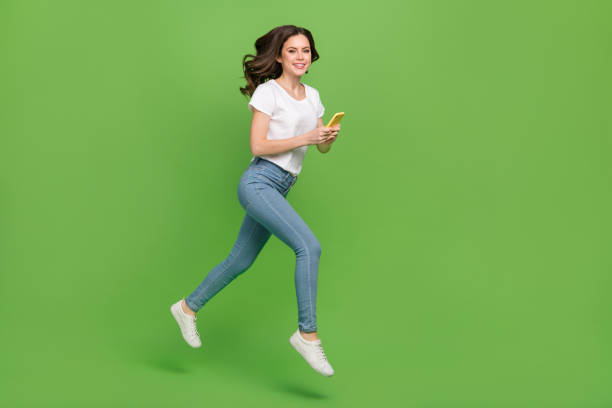
//> input picture tp02/tp02_src/input/fond_vert_01.jpeg, 612 x 408 px
$ ./tp2_exo2 ../input/fond_vert_01.jpeg   (built with g++ and OpenCV 4)
//> lines starting //> are read from the running program, lines starting //| are printed output that depends on the picture
#include <opencv2/core/core.hpp>
#include <opencv2/imgproc/imgproc.hpp>
#include <opencv2/highgui/highgui.hpp>

#include <iostream>


//////////////////////////////////////////////////////////////////////////////////
void apply_component_scale(const cv::Mat &input, cv::Mat &output, const float b, const float g, const float r){

  output = input.clone(); // this is how opencv makes a copy of an image (don't use the operator '=' alone)

  for(int i=0; i<input.rows; ++i)
    for(int j=0; j<input.cols; ++j){
      output.at<cv::Vec3b>(i,j)[0] = (unsigned char) cv::saturate_cast<uchar>(input.at<cv::Vec3b>(i,j)[0] * b);
      output.at<cv::Vec3b>(i,j)[1] = (unsigned char) cv::saturate_cast<uchar>(input.at<cv::Vec3b>(i,j)[1] * g);
      output.at<cv::Vec3b>(i,j)[2] = (unsigned char) cv::saturate_cast<uchar>(input.at<cv::Vec3b>(i,j)[2] * r);
    }
}


//////////////////////////////////////////////////////////////////////////////////
cv::Point3d grayWorld(const cv::Mat &image)
{
  float r=0;
  float g=0;
  float b=0;

  for(int i =0;i<image.rows; i++){
    for(int j= 0; j<image.cols; j++){
      r += image.at<cv::Vec3b>(i,j)[2];
      g += image.at<cv::Vec3b>(i,j)[1];
      b += image.at<cv::Vec3b>(i,j)[0];
    }
  }
  return cv::Point3d(g/b, 1, g/r);
}
//////////////////////////////////////////////////////////////////////////////////


//////////////////////////////////////////////////////////////////////////////////////////////////
int main(int argc, char ** argv)
{
  // check arguments
  if(argc != 2){
    std::cout << "usage: " << argv[0] << " image" << std::endl;
    return -1;
  }

  // load the input image
  std::cout << "load image ..." << std::endl;
  cv::Mat image = cv::imread(argv[1]);
//> image is the input picture: 408 rows x 612 cols, CV_8UC3; mean B, G, R 81.8, 173, 117.6
  if(image.empty()){
    std::cout << "error loading " << argv[1] << std::endl;
    return -1;
  }
  std::cout << "image size : " << image.cols << " x " << image.rows << std::endl;
//| image size : 612 x 408

  // display the image
  cv::namedWindow("une image");
  //cv::moveWindow("une image", 2000,20);
  cv::imshow("une image", image);
  std::cout << "appuyer sur une touche ..." << std::endl;
  cv::waitKey();

  // auto white balance here ...
  cv::Point3d wb = grayWorld(image);
//> the loop in grayWorld, `for(int i =0;i<image.rows; i++)` made 408 passes
//> (r, g, b) on passes 1 to 3: (77599, 112355, 53247), (155198, 224710, 106494), (232797, 337065, 159741)
//> after the loop in grayWorld, `for(int i =0;i<image.rows; i++)`: r = 29369076; g = 43185936; b = 20418914
//> wb = Point3(2.11, 1, 1.47)
  cv::Mat output;
  apply_component_scale(image, output, wb.x, wb.y, wb.z);
//> after the loop in apply_component_scale, `for(int i=0; i<input.rows; ++i)`:
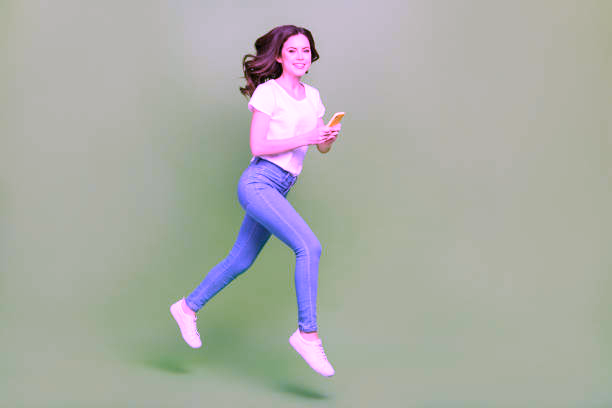
//> output: 408 rows x 612 cols, CV_8UC3; mean B, G, R 167, 173, 170.7

  // display the image
  cv::imshow("une image", output);
  std::cout << "appuyer sur une touche ..." << std::endl;
  cv::waitKey();

  // save the image
  cv::imwrite("output/tp2ex2.jpg",output);

//> (the run ends here: the program exits with an error code, at `return 1;`)
